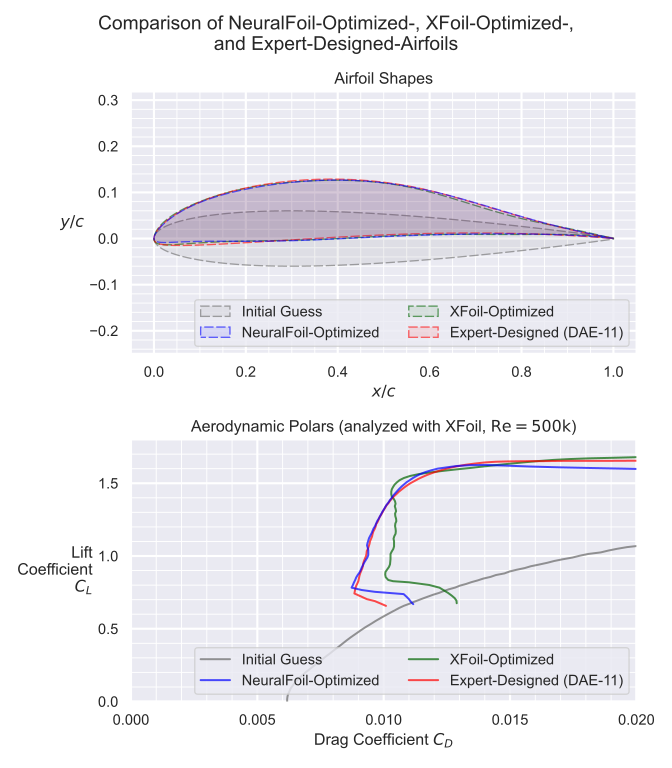

The script that saved this image:
import aerosandbox as asb
import aerosandbox.numpy as np


CL_multipoint_targets = np.array([0.8, 1.0, 1.2, 1.4, 1.5, 1.6])
CL_multipoint_weights = np.array([5, 6, 7, 8, 9, 10])

Re = 500e3 * (CL_multipoint_targets / 1.25) ** -0.5
mach = 0.03

initial_guess_airfoil = asb.KulfanAirfoil("naca0012")
initial_guess_airfoil.name = "Initial Guess (NACA0012)"

opti = asb.Opti()

optimized_airfoil = asb.KulfanAirfoil(
    name="Optimized",
    lower_weights=opti.variable(
        init_guess=initial_guess_airfoil.lower_weights,
        lower_bound=-0.5,
        upper_bound=0.25,
    ),
    upper_weights=opti.variable(
        init_guess=initial_guess_airfoil.upper_weights,
        lower_bound=-0.25,
        upper_bound=0.5,
    ),
    leading_edge_weight=opti.variable(
        init_guess=initial_guess_airfoil.leading_edge_weight,
        lower_bound=-1,
        upper_bound=1,
    ),
    TE_thickness=0,
)

alpha = opti.variable(
    init_guess=np.degrees(CL_multipoint_targets / (2 * np.pi)),
    lower_bound=-5,
    upper_bound=18,
)

aero = optimized_airfoil.get_aero_from_neuralfoil(
    alpha=alpha,
    Re=Re,
    mach=mach,
    model_size="xxxlarge",
)

opti.subject_to(
    [
        aero["analysis_confidence"] > 0.90,
        aero["CL"] == CL_multipoint_targets,
        np.diff(alpha) > 0,
        aero["CM"] >= -0.133,
        optimized_airfoil.local_thickness(x_over_c=0.33) >= 0.128,
        optimized_airfoil.local_thickness(x_over_c=0.90) >= 0.014,
        optimized_airfoil.TE_angle()
        >= 6.03,  # Modified from Drela's 6.25 to match DAE-11 case
        optimized_airfoil.lower_weights[0] < -0.05,
        optimized_airfoil.upper_weights[0] > 0.05,
        optimized_airfoil.local_thickness() > 0,
    ]
)


def get_wiggliness(af: asb.KulfanAirfoil) -> float:
    return sum(
        [
            np.sum(np.diff(np.diff(array)) ** 2)
            for array in [af.lower_weights, af.upper_weights]
        ]
    )


opti.subject_to(
    get_wiggliness(optimized_airfoil) < 2 * get_wiggliness(initial_guess_airfoil)
)

opti.minimize(np.mean(aero["CD"] * CL_multipoint_weights))

sol = opti.solve(
    behavior_on_failure="return_last",
    options={"ipopt.mu_strategy": "monotone", "ipopt.start_with_resto": "yes"},
)

optimized_airfoil = sol(optimized_airfoil)
aero = sol(aero)


import matplotlib.pyplot as plt
import aerosandbox.tools.pretty_plots as p

Re_plot = 500e3

fig, ax = plt.subplots(2, 1, figsize=(7, 8))

airfoils_and_colors = {
    "Initial Guess": (initial_guess_airfoil, "dimgray"),
    "NeuralFoil-Optimized": (optimized_airfoil, "blue"),
    "XFoil-Optimized": (
        asb.Airfoil(coordinates="./assets/drela_opt6_90_dof.dat").to_kulfan_airfoil(),
        "darkgreen",
    ),
    "Expert-Designed (DAE-11)": (asb.Airfoil("dae11"), "red"),
}

for i, (name, (af, color)) in enumerate(airfoils_and_colors.items()):
    color = p.adjust_lightness(color, 1)
    ax[0].fill(
        af.x(),
        af.y(),
        facecolor=(*color, 0.09),
        edgecolor=(*color, 0.6),
        linewidth=1,
        label=name,
        linestyle=(3 * i, (7, 2)),
        zorder=4 if "NeuralFoil" in name else 3,
    )
    # aero = af.get_aero_from_neuralfoil(
    #     alpha=np.linspace(0, 15, 500),
    #     Re=Re,
    #     mach=mach,
    # )

    aero = asb.XFoil(
        airfoil=af,
        Re=Re_plot,
        mach=mach,
        timeout=30,
    ).alpha(np.linspace(0, 15, 101), start_at=0)
    ax[1].plot(
        aero["CD"],
        aero["CL"],  # "--",
        color=color,
        alpha=0.7,
        label=name,
        zorder=4 if "NeuralFoil" in name else 3,
    )
ax[0].legend(fontsize=11, loc="lower right", ncol=len(airfoils_and_colors) // 2)
ax[0].set_title("Airfoil Shapes")
ax[0].set_xlabel("$x/c$")
ax[0].set_ylabel("$y/c$")
ax[0].axis("equal")

ax[1].legend(fontsize=11, loc="lower right", ncol=len(airfoils_and_colors) // 2)
ax[1].set_title(
    "Aerodynamic Polars (analyzed with XFoil, $\\mathrm{Re}=500\\mathrm{k}$)"
)
ax[1].set_xlabel("Drag Coefficient $C_D$")
ax[1].set_ylabel("Lift\nCoefficient\n$C_L$")
ax[1].set_xlim(0, 0.02)
ax[1].set_ylim(0, 1.8)
p.show_plot(
    "Comparison of NeuralFoil-Optimized-, XFoil-Optimized-,\nand Expert-Designed-Airfoils",
    savefig="daedalus_optimization.svg",
    legend=False,
)
